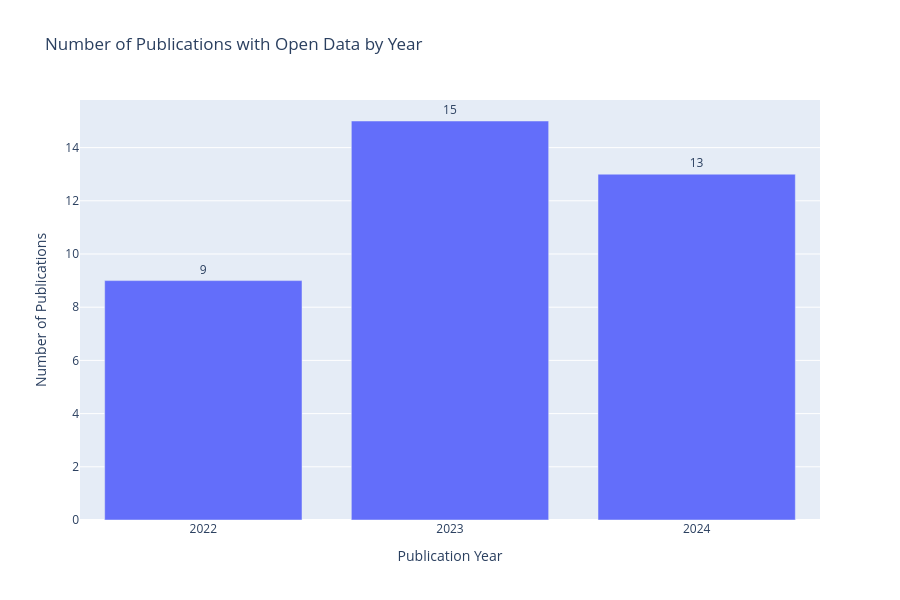

Source (notebook cell):
### Code cell
# Filter for open data papers and exclude 2025
nda_by_year = nda_mentions[
    (nda_mentions['is_open_data'] == True) & 
    (nda_mentions['Pub Year'] != 2025)
]['Pub Year'].value_counts().sort_index()

# Create bar plot
fig = px.bar(
    x=nda_by_year.index,
    y=nda_by_year.values,
    title='Number of Publications with Open Data by Year', 
    labels={'x': 'Publication Year', 'y': 'Number of Publications'},
    height=600,  # Increase height to prevent label cutoff
)

# Add value labels on top of bars
fig.update_traces(texttemplate='%{y}', textposition='outside')
fig.update_xaxes(dtick=1)

# Show the plot
fig.show()

### Figure 1 — Plotly figure (JSON) as saved in the notebook; plotly's stock layout.template omitted (floating-point values rounded to 4 significant figures)
{"data": [{"hovertemplate": "Publication Year=%{x}<br>Number of Publications=%{y}<extra></extra>", "legendgroup": "", "marker": {"color": "#636efa", "pattern": {"shape": ""}}, "name": "", "orientation": "v", "showlegend": false, "textposition": "outside", "texttemplate": "%{y}", "type": "bar", "x": [2022, 2023, 2024], "xaxis": "x", "y": [9, 15, 13], "yaxis": "y"}], "layout": {"barmode": "relative", "height": 600, "legend": {"tracegroupgap": 0}, "title": {"text": "Number of Publications with Open Data by Year"}, "xaxis": {"anchor": "y", "domain": [0, 1], "dtick": 1, "title": {"text": "Publication Year"}}, "yaxis": {"anchor": "x", "domain": [0, 1], "title": {"text": "Number of Publications"}}}}
